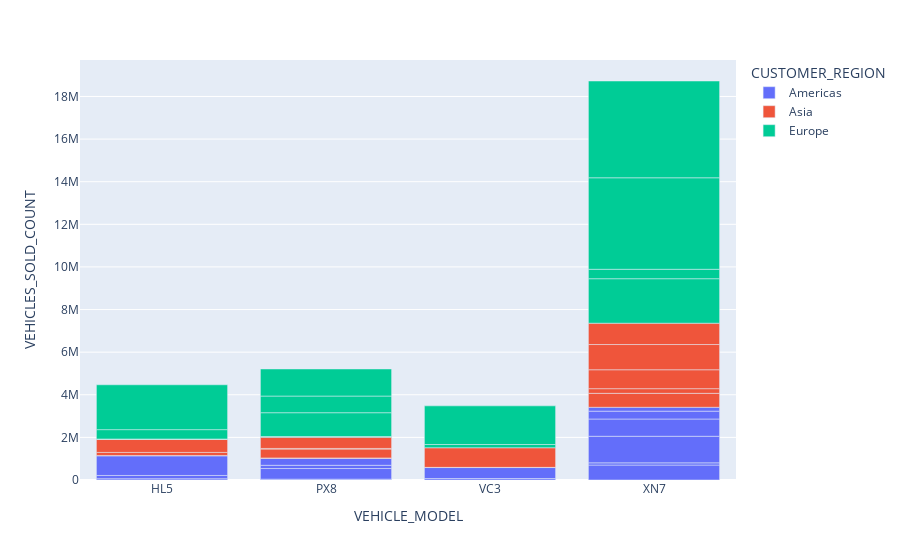

The cell this chart's notebook holds for it:
### Code cell
# Bar chart of models

fig=px.bar(data_frame=sales_df,x='VEHICLE_MODEL',y='VEHICLES_SOLD_COUNT',color='CUSTOMER_REGION')
fig.show()

### Figure 1 — Plotly figure (JSON) as saved in the notebook; plotly's stock layout.template omitted (floating-point values rounded to 4 significant figures)
{"data": [{"alignmentgroup": "True", "hovertemplate": "CUSTOMER_REGION=Americas<br>VEHICLE_MODEL=%{x}<br>VEHICLES_SOLD_COUNT=%{y}<extra></extra>", "legendgroup": "Americas", "marker": {"color": "#636efa", "pattern": {"shape": ""}}, "name": "Americas", "offsetgroup": "Americas", "orientation": "v", "showlegend": true, "textposition": "auto", "x": ["HL5", "HL5", "HL5", "PX8", "PX8", "PX8", "PX8", "VC3", "VC3", "XN7", "XN7", "XN7", "XN7", "XN7", "XN7"], "xaxis": "x", "y": [61282, 150906, 922086, 39372, 498902, 152010, 323846, 68950, 515742, 701464, 103646, 1247532, 809959, 368430, 182371], "yaxis": "y", "type": "bar"}, {"alignmentgroup": "True", "hovertemplate": "CUSTOMER_REGION=Asia<br>VEHICLE_MODEL=%{x}<br>VEHICLES_SOLD_COUNT=%{y}<extra></extra>", "legendgroup": "Asia", "marker": {"color": "#EF553B", "pattern": {"shape": ""}}, "name": "Asia", "offsetgroup": "Asia", "orientation": "v", "showlegend": true, "textposition": "auto", "x": ["HL5", "HL5", "HL5", "PX8", "PX8", "PX8", "PX8", "VC3", "VC3", "XN7", "XN7", "XN7", "XN7", "XN7"], "xaxis": "x", "y": [17217, 142913, 609153, 21774, 417472, 27215, 526728, 8526, 919885, 654547, 219006, 887710, 1183227, 1001816], "yaxis": "y", "type": "bar"}, {"alignmentgroup": "True", "hovertemplate": "CUSTOMER_REGION=Europe<br>VEHICLE_MODEL=%{x}<br>VEHICLES_SOLD_COUNT=%{y}<extra></extra>", "legendgroup": "Europe", "marker": {"color": "#00cc96", "pattern": {"shape": ""}}, "name": "Europe", "offsetgroup": "Europe", "orientation": "v", "showlegend": true, "textposition": "auto", "x": ["HL5", "HL5", "HL5", "PX8", "PX8", "PX8", "PX8", "VC3", "VC3", "XN7", "XN7", "XN7", "XN7"], "xaxis": "x", "y": [20340, 440379, 2104376, 32874, 1117901, 781520, 1271581, 152905, 1813832, 2087465, 442976, 4294079, 4542355], "yaxis": "y", "type": "bar"}], "layout": {"xaxis": {"anchor": "y", "domain": [0.0, 1.0], "title": {"text": "VEHICLE_MODEL"}}, "yaxis": {"anchor": "x", "domain": [0.0, 1.0], "title": {"text": "VEHICLES_SOLD_COUNT"}}, "legend": {"title": {"text": "CUSTOMER_REGION"}, "tracegroupgap": 0}, "margin": {"t": 60}, "barmode": "relative"}}
